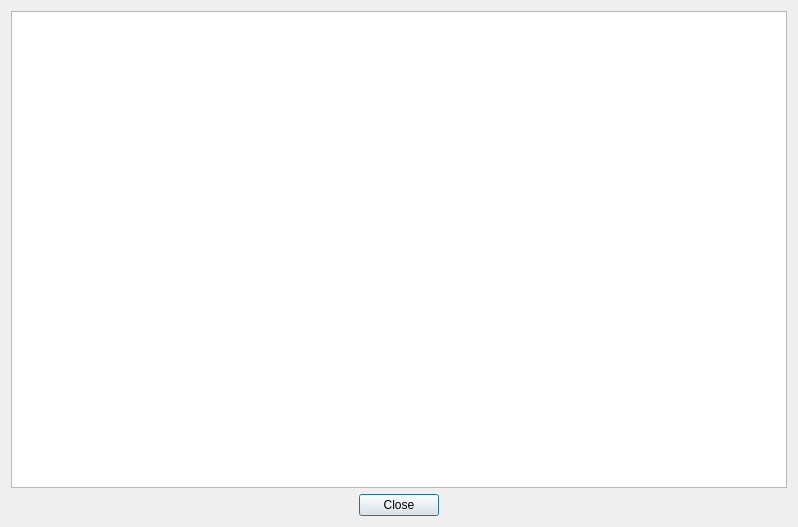
<?xml version="1.0" encoding="UTF-8"?>
<ui version="4.0">
 <class>backend_log_dialog</class>
 <widget class="QDialog" name="backend_log_dialog">
  <property name="geometry">
   <rect>
    <x>0</x>
    <y>0</y>
    <width>798</width>
    <height>527</height>
   </rect>
  </property>
  <property name="windowTitle">
   <string>Backend log</string>
  </property>
  <layout class="QVBoxLayout" name="verticalLayout">
   <item>
    <widget class="QTreeView" name="log_view">
     <property name="editTriggers">
      <set>QAbstractItemView::NoEditTriggers</set>
     </property>
     <property name="showDropIndicator" stdset="0">
      <bool>false</bool>
     </property>
     <property name="alternatingRowColors">
      <bool>true</bool>
     </property>
     <property name="selectionMode">
      <enum>QAbstractItemView::NoSelection</enum>
     </property>
     <property name="rootIsDecorated">
      <bool>false</bool>
     </property>
     <property name="expandsOnDoubleClick">
      <bool>false</bool>
     </property>
    </widget>
   </item>
   <item>
    <widget class="QDialogButtonBox" name="buttonBox">
     <property name="orientation">
      <enum>Qt::Horizontal</enum>
     </property>
     <property name="standardButtons">
      <set>QDialogButtonBox::Close</set>
     </property>
     <property name="centerButtons">
      <bool>true</bool>
     </property>
    </widget>
   </item>
  </layout>
 </widget>
 <resources/>
 <connections>
  <connection>
   <sender>buttonBox</sender>
   <signal>accepted()</signal>
   <receiver>backend_log_dialog</receiver>
   <slot>accept()</slot>
   <hints>
    <hint type="sourcelabel">
     <x>248</x>
     <y>254</y>
    </hint>
    <hint type="destinationlabel">
     <x>157</x>
     <y>274</y>
    </hint>
   </hints>
  </connection>
  <connection>
   <sender>buttonBox</sender>
   <signal>rejected()</signal>
   <receiver>backend_log_dialog</receiver>
   <slot>reject()</slot>
   <hints>
    <hint type="sourcelabel">
     <x>316</x>
     <y>260</y>
    </hint>
    <hint type="destinationlabel">
     <x>286</x>
     <y>274</y>
    </hint>
   </hints>
  </connection>
 </connections>
</ui>
